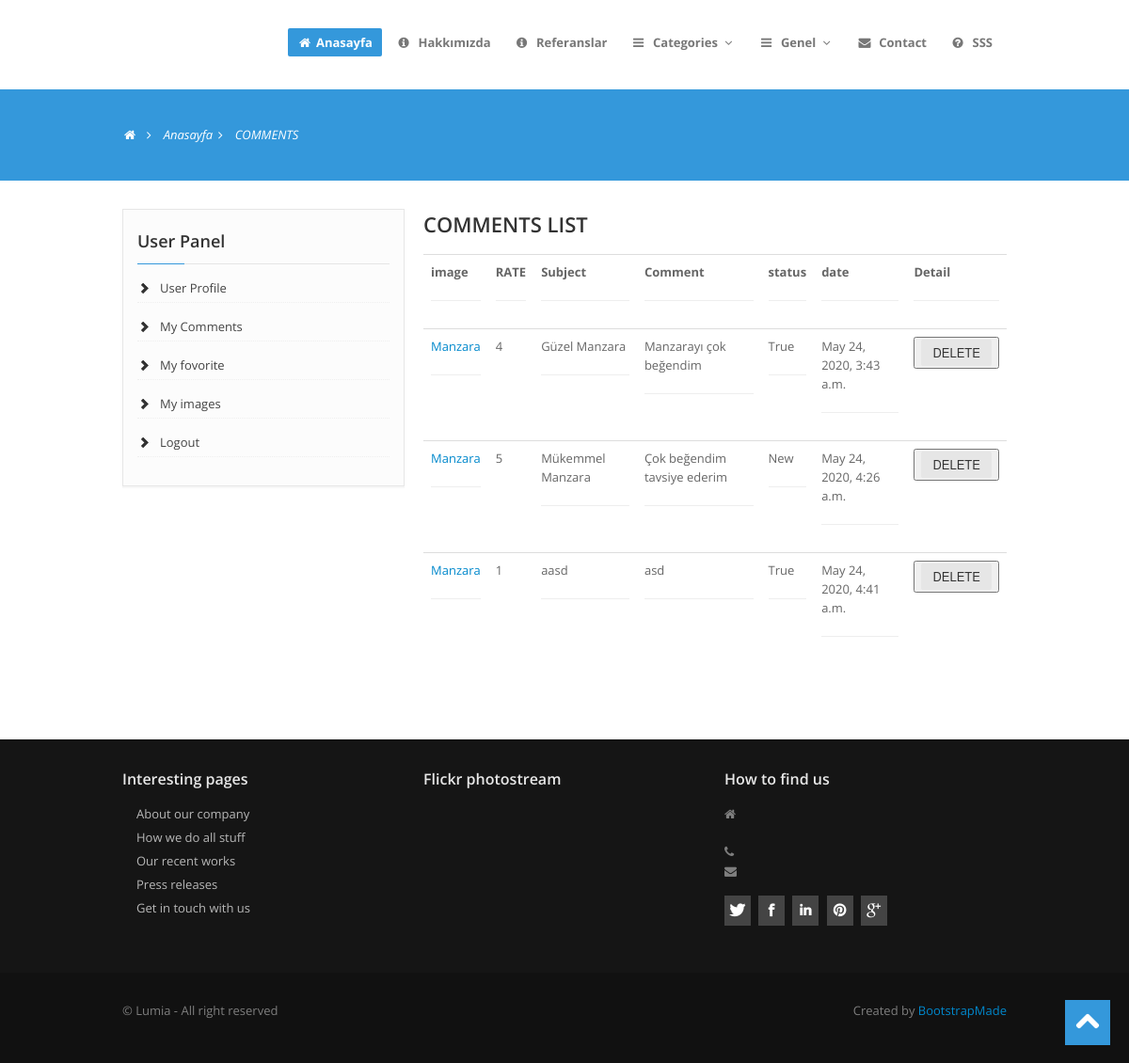
The page /user/comments/ (signed in) on the database as committed earlier.
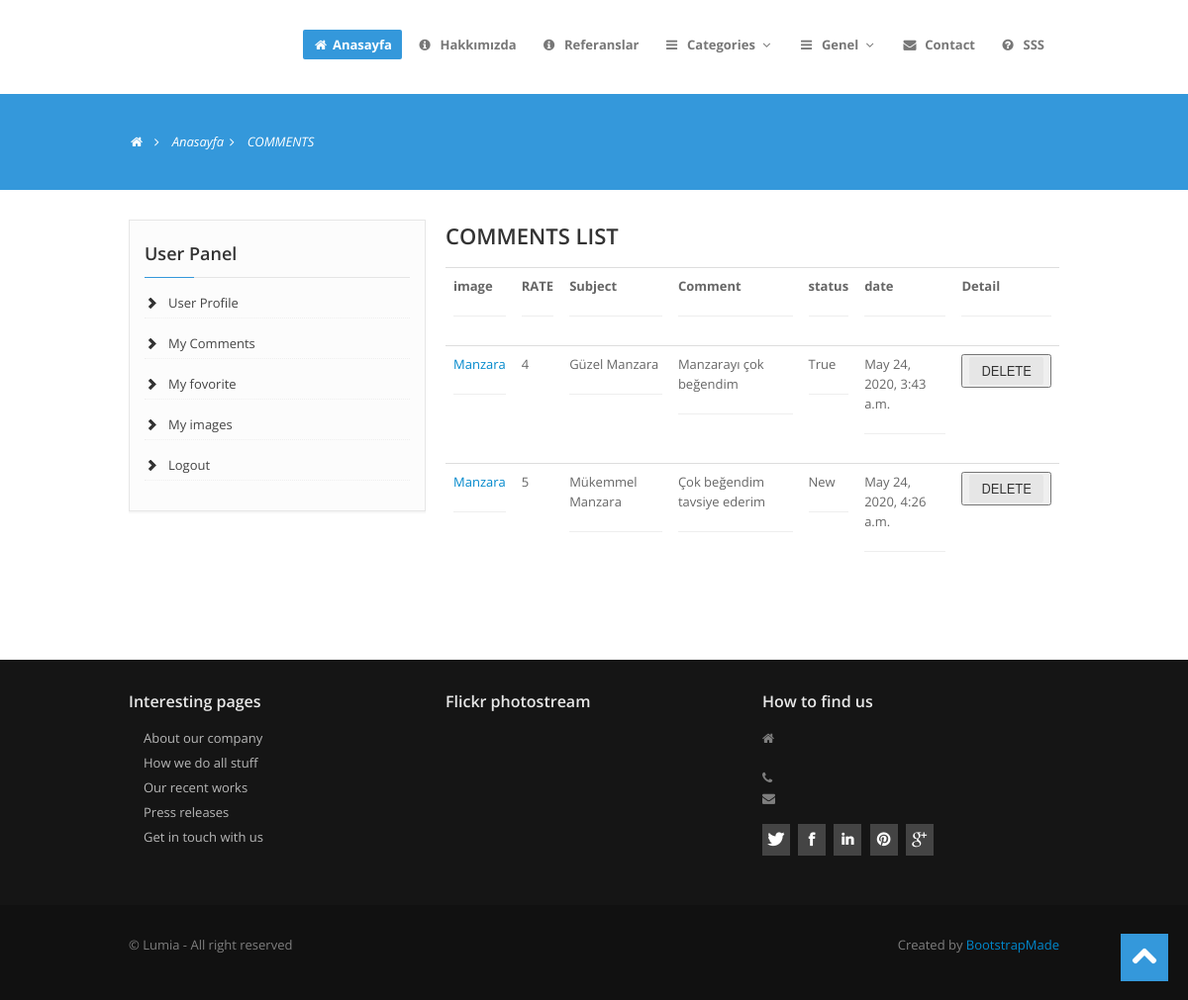
The same page on the database as committed later.
### images/models.py (models this page shows, shortened)
class Comment(models.Model):
    STATUS = {
        ('New', 'Yeni'),
        ('True', 'Evet'),
        ('False', 'Hayır')
    }
    image = models.ForeignKey(Images, on_delete=models.CASCADE)
    user = models.ForeignKey(User, on_delete=models.CASCADE)
    subject = models.CharField(max_length=50)
    comment = models.TextField(max_length=200, blank=True)
    rate = models.IntegerField(blank=True)
    status = models.CharField(max_length=10, choices=STATUS, default="New")
    ip = models.CharField(blank=True, max_length=20)
    create_at = models.DateTimeField(auto_now_add=True)
    update_at = models.DateTimeField(auto_now=True)

class Images(models.Model):
    STATUS = {
        ('True', 'Evet'),
        ('False', 'Hayır')
    }
    category = models.ForeignKey(Category, on_delete=models.CASCADE)  # relation with Category table
    title = models.CharField(max_length=150)
    keywords = models.CharField(blank=True, max_length=255)
    description = models.CharField(blank=True, max_length=255)
    image = models.ImageField(blank=True, upload_to='images/')
    detail = RichTextUploadingField()
    slug = models.SlugField(null=False, unique=True)
    status = models.CharField(max_length=10, choices=STATUS)
    create_at = models.DateTimeField(auto_now_add=True)
    update_at = models.DateTimeField(auto_now=True)
    def image_tag(self):
        return mark_safe('<img src="{}" height="50"/>'.format(self.image.url))
    image_tag.short_description = 'Image'

### user/views.py (the view)
# urls.py: path('comments/', views.comments, name='comments'),
@login_required(login_url='/login')
def comments(request):
    category = Category.objects.all()
    current_user = request.user
    comments = Comment.objects.filter(user_id=current_user.id )
    context = {
        'category': category,
        'comments': comments,
    }
    return render(request, 'user_comments.html', context)

### user/templates/user_comments.html (shortened to what this page needs)
{% extends "homebase.html" %}
{% block content %}
    <section id="subintro">
        <div class="container">
            <div class="row">
                <div class="span8">
                    <ul class="breadcrumb">
                        <li><a href="#"><i class="icon-home"></i></a><i class="icon-angle-right"></i></li>
                        <li><a href="/">Anasayfa</a><i class="icon-angle-right"></i></li>
                        <li class="active">COMMENTS</li>
                    </ul>
                </div>
            </div>
        </div>
    </section>
    <section id="maincontent">
        <div class="container">
            <div class="row">
                <div class="span4">
                    <aside>
                        <div class="widget">
                            {% include "user_panel.html" %}
                        </div>
                    </aside>
                </div>
                <div class="span8">
                    <div class="section-title">
                        <h3 class="title">COMMENTS LIST</h3>
                    </div>
                    <div class="cart-table clearfix">
                        <table class="table table-responsive">
                            <tr>
                                <th class="text-left"><span>image </span><hr></th>
                                <th class="text-left">RATE</span><hr> </th>
                                <th class="text-left"><span>Subject </span><hr></th>
                                <th class="text-left"><span>Comment</span><hr></th>
                                <th class="text-left"><span>status</span><hr></th>
                                <th class="text-left"><span>date</span><hr></th>
                                <th class="text-left"><span>Detail</span><hr></th>
                            </tr>
                            {% for rs in comments %}
                                <tr>
                                    <td class="text-left"><span>
                                <a href="/images/{{rs.image_id}}/{{rs.image.slug}}">
                                {{ rs.image.title}}
                                </a>
                            </span><hr></td>
                                    <td class="text-left">{{ rs.rate}}</td>
                                    <td class="text-left"><span>{{ rs.subject}}</span><hr> </td>
                                    <td class="text-left"><span>{{ rs.comment}} </span><hr></td>
                                    <td class="text-left"><span>{{ rs.status}} </span><hr></td>
                                    <td class="text-left"><span>{{ rs.create_at}} </span><hr></td>
                                    <td class="text-left"><button><a class="btn karl-checkout-btn" href="/user/deletecomment/{{ rs.id}}" onclick = "myFunction()" >DELETE</a></button> </td>
                                </tr>
                            {% endfor %}
                        </table>
                    </div>
                </div>
            </div>
        </div>
    </section>
{% endblock %}

Rows that differ between the two databases and show on the page:
removed Comment: image "Manzara", rate "1", subject "aasd", comment "asd", status "True", create_at "May 24, 2020, 4:41 a.m."
